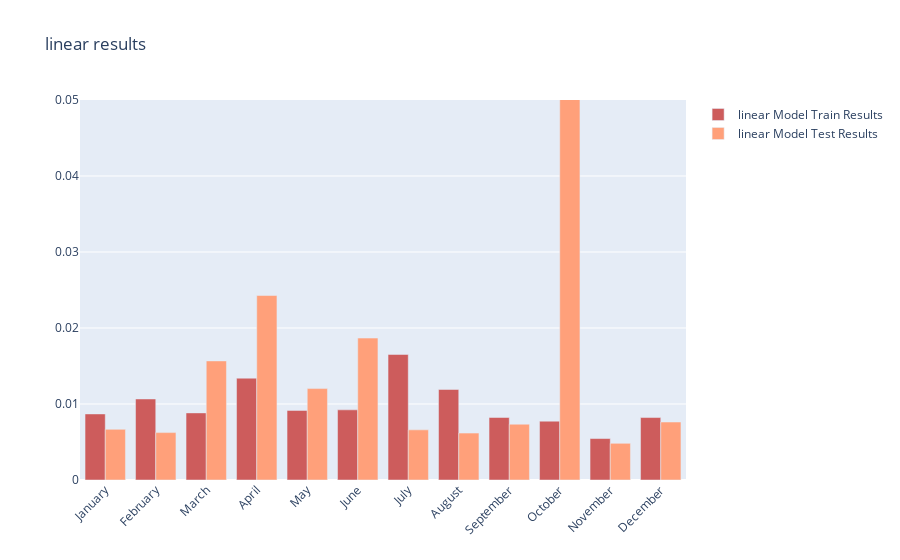

Notebook code for this chart:
### Code cell
plot_resulst(train_errors,test_errors,"linear")

### Figure 1 — Plotly figure (JSON) as saved in the notebook; plotly's stock layout.template omitted (floating-point values rounded to 4 significant figures)
{"data": [{"marker": {"color": "indianred"}, "name": "linear Model Train Results", "type": "bar", "x": ["January", "February", "March", "April", "May", "June", "July", "August", "September", "October", "November", "December"], "y": [0.008693, 0.01066, 0.008829, 0.0134, 0.009158, 0.009231, 0.01652, 0.01191, 0.008227, 0.007744, 0.005455, 0.008218]}, {"marker": {"color": "lightsalmon"}, "name": "linear Model Test Results", "type": "bar", "x": ["January", "February", "March", "April", "May", "June", "July", "August", "September", "October", "November", "December"], "y": [0.006667, 0.006234, 0.01567, 0.02427, 0.01203, 0.01867, 0.006599, 0.006171, 0.007342, 0.05919, 0.004829, 0.007627]}], "layout": {"barmode": "group", "title": {"text": "linear results"}, "xaxis": {"tickangle": -45}, "yaxis": {"range": [0, 0.05]}}}
